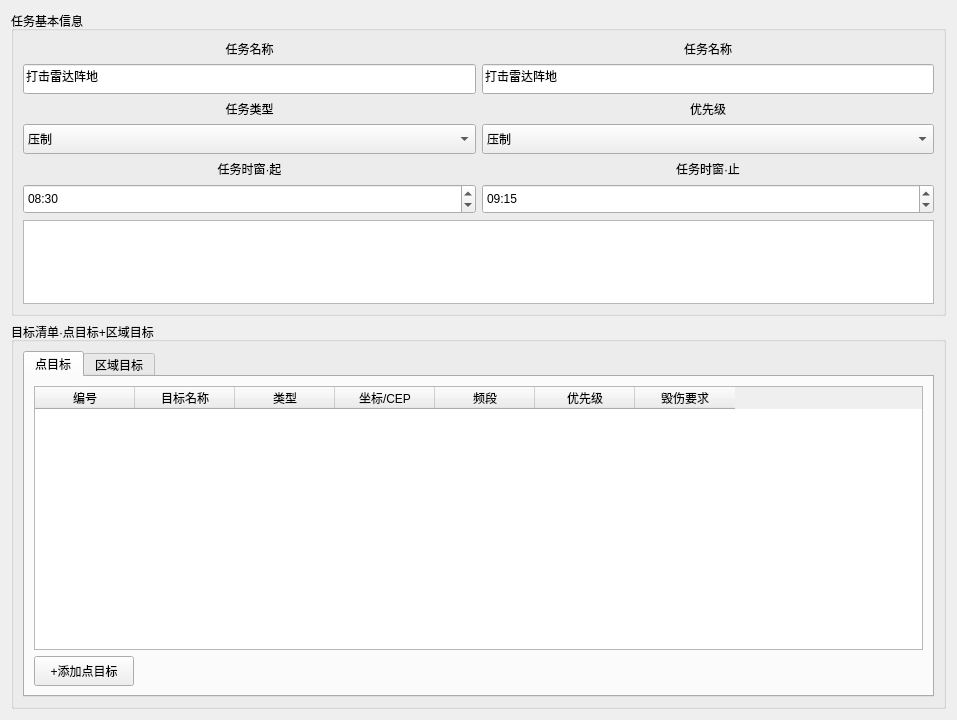
<?xml version="1.0" encoding="UTF-8"?>
<ui version="4.0">
 <class>AddOrEditTaskplan</class>
 <widget class="QWidget" name="AddOrEditTaskplan">
  <property name="geometry">
   <rect>
    <x>0</x>
    <y>0</y>
    <width>957</width>
    <height>720</height>
   </rect>
  </property>
  <property name="windowTitle">
   <string>AddOrEditTaskplan</string>
  </property>
  <layout class="QGridLayout" name="gridLayout_5">
   <item row="1" column="0">
    <widget class="QGroupBox" name="groupBox">
     <property name="title">
      <string>目标清单·点目标+区域目标</string>
     </property>
     <layout class="QGridLayout" name="gridLayout_2">
      <item row="0" column="0">
       <widget class="QTabWidget" name="tabWidget">
        <property name="currentIndex">
         <number>0</number>
        </property>
        <widget class="QWidget" name="tab">
         <attribute name="title">
          <string>点目标</string>
         </attribute>
         <layout class="QVBoxLayout" name="verticalLayout_9">
          <item>
           <widget class="QTableWidget" name="tableWidget_2">
            <column>
             <property name="text">
              <string>编号</string>
             </property>
            </column>
            <column>
             <property name="text">
              <string>目标名称</string>
             </property>
            </column>
            <column>
             <property name="text">
              <string>类型</string>
             </property>
            </column>
            <column>
             <property name="text">
              <string>坐标/CEP</string>
             </property>
            </column>
            <column>
             <property name="text">
              <string>频段</string>
             </property>
            </column>
            <column>
             <property name="text">
              <string>优先级</string>
             </property>
            </column>
            <column>
             <property name="text">
              <string>毁伤要求</string>
             </property>
            </column>
           </widget>
          </item>
          <item>
           <layout class="QHBoxLayout" name="horizontalLayout_2">
            <item>
             <widget class="QPushButton" name="pushButton">
              <property name="minimumSize">
               <size>
                <width>100</width>
                <height>30</height>
               </size>
              </property>
              <property name="text">
               <string>+添加点目标</string>
              </property>
             </widget>
            </item>
            <item>
             <spacer name="horizontalSpacer">
              <property name="orientation">
               <enum>Qt::Horizontal</enum>
              </property>
              <property name="sizeHint" stdset="0">
               <size>
                <width>40</width>
                <height>20</height>
               </size>
              </property>
             </spacer>
            </item>
           </layout>
          </item>
         </layout>
        </widget>
        <widget class="QWidget" name="tab_2">
         <attribute name="title">
          <string>区域目标</string>
         </attribute>
         <layout class="QVBoxLayout" name="verticalLayout_10">
          <item>
           <widget class="QTableWidget" name="tableWidget">
            <column>
             <property name="text">
              <string>编号</string>
             </property>
            </column>
            <column>
             <property name="text">
              <string>区域名称</string>
             </property>
            </column>
            <column>
             <property name="text">
              <string>区域类型</string>
             </property>
            </column>
            <column>
             <property name="text">
              <string>中心坐标</string>
             </property>
            </column>
            <column>
             <property name="text">
              <string>范围</string>
             </property>
            </column>
            <column>
             <property name="text">
              <string>预期辐射源</string>
             </property>
            </column>
            <column>
             <property name="text">
              <string>搜索策略</string>
             </property>
            </column>
            <column>
             <property name="text">
              <string>优先级</string>
             </property>
            </column>
           </widget>
          </item>
          <item>
           <layout class="QHBoxLayout" name="horizontalLayout_3">
            <item>
             <widget class="QPushButton" name="pushButton_2">
              <property name="minimumSize">
               <size>
                <width>100</width>
                <height>30</height>
               </size>
              </property>
              <property name="text">
               <string>+添加区域目标</string>
              </property>
             </widget>
            </item>
            <item>
             <spacer name="horizontalSpacer_2">
              <property name="orientation">
               <enum>Qt::Horizontal</enum>
              </property>
              <property name="sizeHint" stdset="0">
               <size>
                <width>40</width>
                <height>20</height>
               </size>
              </property>
             </spacer>
            </item>
           </layout>
          </item>
         </layout>
        </widget>
       </widget>
      </item>
     </layout>
    </widget>
   </item>
   <item row="0" column="0">
    <widget class="QGroupBox" name="formGroupBox">
     <property name="minimumSize">
      <size>
       <width>0</width>
       <height>305</height>
      </size>
     </property>
     <property name="maximumSize">
      <size>
       <width>16777215</width>
       <height>305</height>
      </size>
     </property>
     <property name="title">
      <string>任务基本信息</string>
     </property>
     <layout class="QVBoxLayout" name="verticalLayout_8">
      <item>
       <layout class="QVBoxLayout" name="verticalLayout_4">
        <item>
         <layout class="QGridLayout" name="gridLayout">
          <item row="0" column="0">
           <layout class="QVBoxLayout" name="verticalLayout_2">
            <item>
             <widget class="QLabel" name="taskNameLabel">
              <property name="text">
               <string>任务名称</string>
              </property>
              <property name="alignment">
               <set>Qt::AlignCenter</set>
              </property>
             </widget>
            </item>
            <item>
             <widget class="QLineEdit" name="taskNameEdit">
              <property name="minimumSize">
               <size>
                <width>0</width>
                <height>30</height>
               </size>
              </property>
              <property name="text">
               <string>打击雷达阵地</string>
              </property>
             </widget>
            </item>
           </layout>
          </item>
          <item row="0" column="1">
           <layout class="QVBoxLayout" name="verticalLayout_3">
            <item>
             <widget class="QLabel" name="taskNameLabel_2">
              <property name="text">
               <string>任务名称</string>
              </property>
              <property name="alignment">
               <set>Qt::AlignCenter</set>
              </property>
             </widget>
            </item>
            <item>
             <widget class="QLineEdit" name="taskNameEdit_2">
              <property name="minimumSize">
               <size>
                <width>0</width>
                <height>30</height>
               </size>
              </property>
              <property name="text">
               <string>打击雷达阵地</string>
              </property>
             </widget>
            </item>
           </layout>
          </item>
          <item row="1" column="0">
           <layout class="QVBoxLayout" name="verticalLayout">
            <item>
             <widget class="QLabel" name="taskTypeLabel">
              <property name="text">
               <string>任务类型</string>
              </property>
              <property name="alignment">
               <set>Qt::AlignCenter</set>
              </property>
             </widget>
            </item>
            <item>
             <widget class="QComboBox" name="taskTypeCombo">
              <property name="minimumSize">
               <size>
                <width>0</width>
                <height>30</height>
               </size>
              </property>
              <property name="currentIndex">
               <number>1</number>
              </property>
              <item>
               <property name="text">
                <string>打击</string>
               </property>
              </item>
              <item>
               <property name="text">
                <string>压制</string>
               </property>
              </item>
             </widget>
            </item>
           </layout>
          </item>
          <item row="1" column="1">
           <layout class="QVBoxLayout" name="verticalLayout_5">
            <item>
             <widget class="QLabel" name="taskTypeLabel_2">
              <property name="text">
               <string>优先级</string>
              </property>
              <property name="alignment">
               <set>Qt::AlignCenter</set>
              </property>
             </widget>
            </item>
            <item>
             <widget class="QComboBox" name="taskTypeCombo_2">
              <property name="minimumSize">
               <size>
                <width>0</width>
                <height>30</height>
               </size>
              </property>
              <property name="currentIndex">
               <number>1</number>
              </property>
              <item>
               <property name="text">
                <string>打击</string>
               </property>
              </item>
              <item>
               <property name="text">
                <string>压制</string>
               </property>
              </item>
             </widget>
            </item>
           </layout>
          </item>
         </layout>
        </item>
        <item>
         <layout class="QHBoxLayout" name="horizontalLayout">
          <item>
           <layout class="QVBoxLayout" name="verticalLayout_6">
            <item>
             <widget class="QLabel" name="startTimeLabel">
              <property name="text">
               <string>任务时窗·起</string>
              </property>
              <property name="alignment">
               <set>Qt::AlignCenter</set>
              </property>
             </widget>
            </item>
            <item>
             <widget class="QTimeEdit" name="startTimeEdit">
              <property name="minimumSize">
               <size>
                <width>0</width>
                <height>30</height>
               </size>
              </property>
              <property name="displayFormat">
               <string>hh:mm</string>
              </property>
              <property name="time">
               <time>
                <hour>8</hour>
                <minute>30</minute>
                <second>0</second>
               </time>
              </property>
             </widget>
            </item>
           </layout>
          </item>
          <item>
           <layout class="QVBoxLayout" name="verticalLayout_7">
            <item>
             <widget class="QLabel" name="startTimeLabel_2">
              <property name="text">
               <string>任务时窗·止</string>
              </property>
              <property name="alignment">
               <set>Qt::AlignCenter</set>
              </property>
             </widget>
            </item>
            <item>
             <widget class="QTimeEdit" name="endTimeEdit">
              <property name="minimumSize">
               <size>
                <width>0</width>
                <height>30</height>
               </size>
              </property>
              <property name="displayFormat">
               <string>hh:mm</string>
              </property>
              <property name="time">
               <time>
                <hour>9</hour>
                <minute>15</minute>
                <second>0</second>
               </time>
              </property>
             </widget>
            </item>
           </layout>
          </item>
         </layout>
        </item>
       </layout>
      </item>
      <item>
       <widget class="QTextEdit" name="textEdit">
        <property name="maximumSize">
         <size>
          <width>16777215</width>
          <height>100</height>
         </size>
        </property>
       </widget>
      </item>
     </layout>
     <zorder></zorder>
     <zorder>textEdit</zorder>
    </widget>
   </item>
  </layout>
 </widget>
 <resources/>
 <connections/>
</ui>
